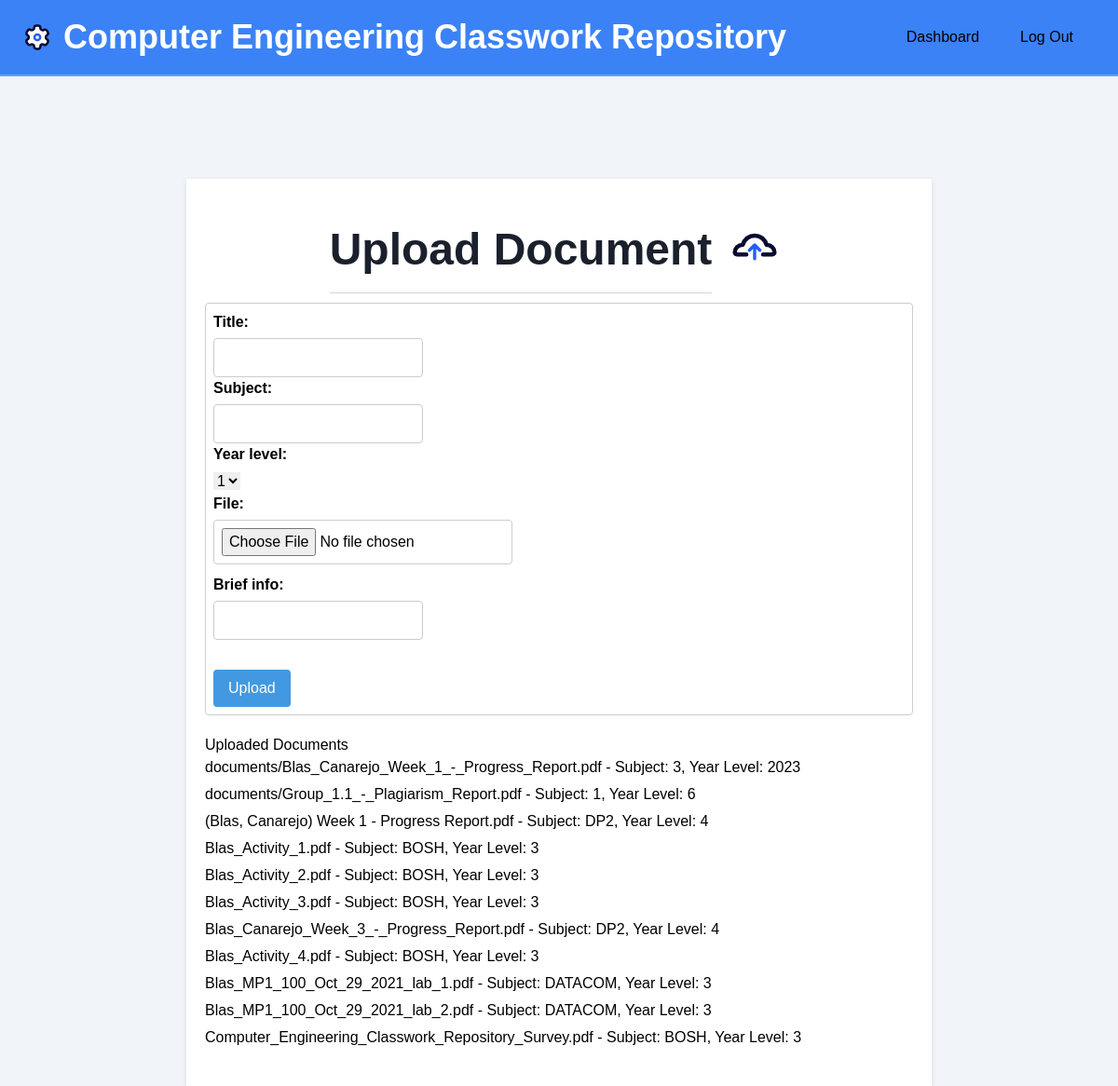
The app's page /profiles/upload/ (signed in), older data.
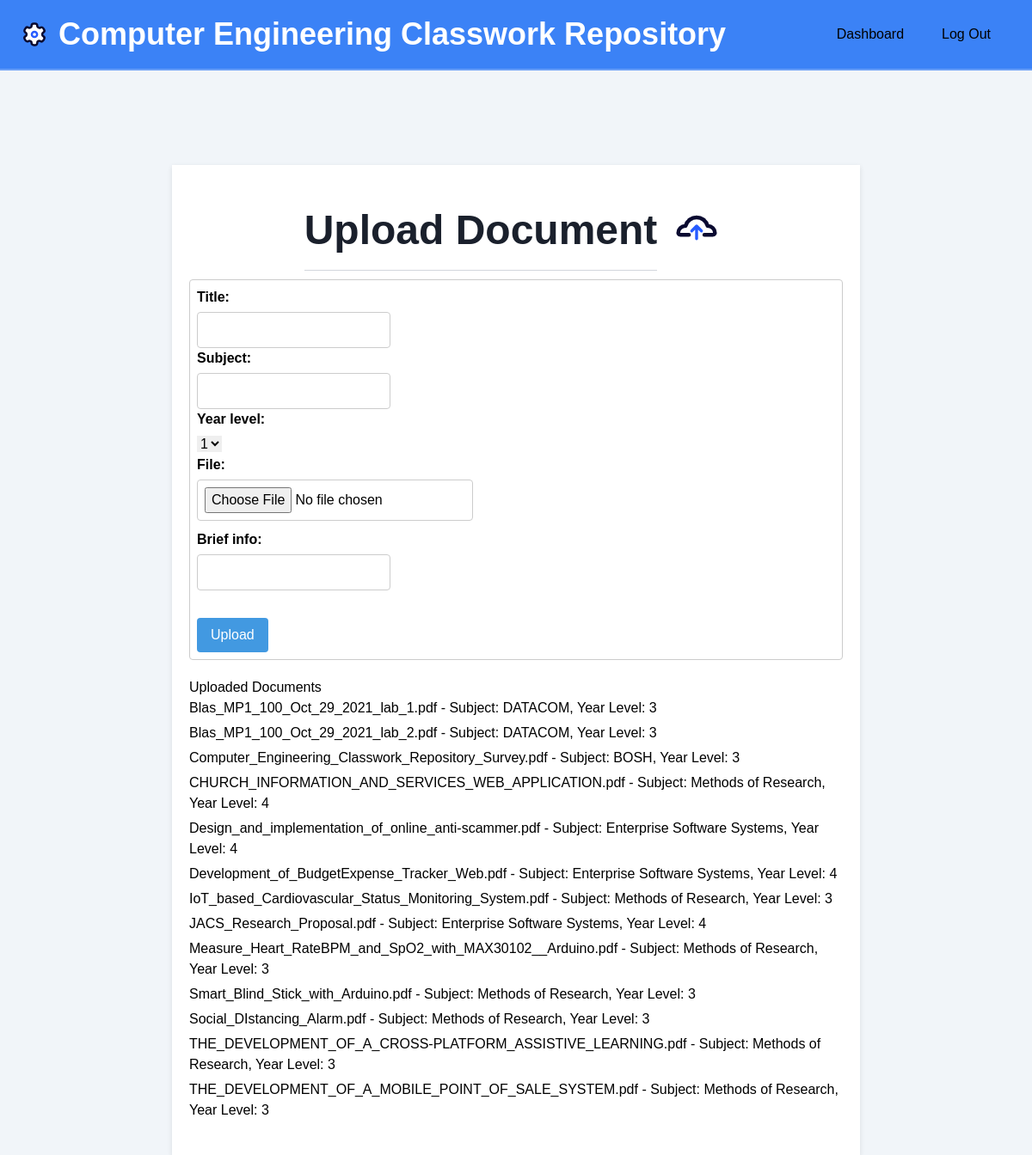
The same page, newer data.
### app/models.py (models this page shows, shortened)
class Document(models.Model):
    title = models.CharField(default = '', max_length=255)
    subject = models.CharField(max_length=100)
    year_level = models.PositiveIntegerField()
    file = models.FileField(upload_to='')
    brief_info = models.CharField(default='', max_length=255)
    embedded_url = models.URLField(blank=True)
    uploader = models.ForeignKey(MyUser, on_delete=models.CASCADE, default=12)

### app/views.py (the view)
# urls.py: path('upload/', views.upload_document, name='upload_document'),
@login_required
def upload_document(request):
    if request.method == 'POST':
        form = DocumentForm(request.POST, request.FILES)
        if form.is_valid():
            form.save()
            return redirect('upload_document')  # Redirect to the upload_document page
    else:
        form = DocumentForm()
    documents = Document.objects.all()
    return render(request, 'upload_document.html', {'form': form, 'documents': documents})

### app/forms.py (shortened to what this page needs)
class DocumentForm(forms.ModelForm):
    YEAR_LEVEL_CHOICES = [
        (1, '1'),
        (2, '2'),
        (3, '3'),
        (4, '4'),
    ]
    year_level = forms.ChoiceField(choices=YEAR_LEVEL_CHOICES)
    class Meta:
        model = Document
        exclude = ('embedded_url', 'uploader')

### theme/templates/upload_document.html (shortened to what this page needs)
{% load static %}
<!DOCTYPE html>
<html>
<head>
    <link rel="stylesheet" href="https://unpkg.com/tailwindcss@2.2.19/dist/tailwind.min.css"/>
</head>
<body>
    <nav id="header" class="fixed w-full z-30 top-0 text-white bg-blue-500">
        <div class="w-full nav-container mx-auto flex flex-wrap items-center justify-between mt-4 py-2">
            <div class="flex items-center">
                <a class="text-white no-underline hover:no-underline font-bold text-2xl lg:text-4xl flex items-center" href="{% url 'home' %}">
                    <span class="inline-block">Computer Engineering Classwork Repository</span>
                </a>
            </div>
            <div class="w-full flex-grow lg:flex lg:items-center lg:w-auto hidden mt-2 lg:mt-0 text-black p-4 lg:p-0 z-20" id="nav-content">
                <ul class="list-reset lg:flex justify-end flex-1 items-center">
                    {% if user.is_authenticated %}
                    <li class="mr-3">
                        <a class="inline-block text-black no-underline hover:text-gray-800 hover:text-underline py-2 px-4" href="{% url 'where-next' %}">Dashboard</a>
                    </li>
                    <li class="mr-3">
                        <a class="inline-block text-black no-underline hover:text-gray-800 hover:text-underline py-2 px-4" href="{% url 'logout' %}">Log Out</a>
                    </li>
                    {% else %}
                    <li class="mr-3">
                        <a class="inline-block text-black no-underline hover:text-gray-800 hover:text-underline py-2 px-4" href="{% url 'login' %}">Log In</a>
                    </li>
                    {% endif %}
                </ul>
            </div>
        </div>
        <hr class="border-b border-gray-100 opacity-25 my-0 py-0" />
    </nav>
    <div class = "pt-48">
    <div class="container">
        <div style="display: flex; align-items: center; justify-content: center;">
            <h1 style="font-size: 48px; font-weight: bold; margin-top: 20px; margin-right: 10px;">Upload Document</h1>
        </div>
        <div class="form-container">
            <form method="POST" enctype="multipart/form-data">
                {{ form.as_p }}
                <div class = "pt-8">
                    <button type="submit"class="margin-right">Upload</button>
                </div>
            </form>
        </div>
        <div class="document-list">
            <h2>Uploaded Documents</h2>
            <ul>
                {% for document in documents %}
                    <li>{{ document.file.name }} - Subject: {{ document.subject }}, Year Level: {{ document.year_level }}</li>
                {% empty %}
                    <li>No documents uploaded yet.</li>
                {% endfor %}
            </ul>
        </div>
    </div>
</div>
</body>
</html>

### theme/templates/upload_document.html (style rules this page uses)
.container { max-width: 1000px; margin: 0 auto; padding: 20px; }
.nav-container { max-width: 1500px; margin: 0 auto; padding: 20px; }
body { background-color: #f1f5f9; font-family: Arial, sans-serif; }
.container { max-width: 800px; margin: 0 auto; padding: 20px; background-color: #ffffff; box-shadow: 0 2px 6px rgba(0, 0, 0, 0.1); }
h1 { color: #1a202c; font-size: 24px; margin-bottom: 10px; padding-bottom: 10px; border-bottom: 1px solid #d2d6dc; text-align: center; }
input { border: 1px solid #ccc; border-radius: 4px; padding: 8px; }
.form-container { margin-bottom: 20px; border: 1px solid #ccc; border-radius: 4px; padding: 8px; }
.form-container label { display: block; font-weight: bold; margin-bottom: 5px; }
.form-container input[type="file"] { margin-bottom: 10px; }
.form-container button { background-color: #4299e1; color: #ffffff; padding: 8px 16px; border: none; border-radius: 4px; cursor: pointer; }
.document-list { margin-bottom: 20px; }
.document-list li { margin-bottom: 5px; }
button { margin-right: 10px; }

Row changes from the older to the newer data that the page shows:
removed Document: file.name "documents/Blas_Canarejo_Week_1_-_Progress_Report.pdf", subject "3", year_level "2023"
removed Document: file.name "documents/Group_1.1_-_Plagiarism_Report.pdf", subject "1", year_level "6"
removed Document: file.name "(Blas, Canarejo) Week 1 - Progress Report.pdf", subject "DP2", year_level "4"
removed Document: file.name "Blas_Activity_1.pdf", subject "BOSH", year_level "3"
removed Document: file.name "Blas_Activity_2.pdf", subject "BOSH", year_level "3"
removed Document: file.name "Blas_Activity_3.pdf", subject "BOSH", year_level "3"
removed Document: file.name "Blas_Canarejo_Week_3_-_Progress_Report.pdf", subject "DP2", year_level "4"
removed Document: file.name "Blas_Activity_4.pdf", subject "BOSH", year_level "3"
added Document: file.name "CHURCH_INFORMATION_AND_SERVICES_WEB_APPLICATION.pdf", subject "Methods of Research", year_level "4"
added Document: file.name "Design_and_implementation_of_online_anti-scammer.pdf", subject "Enterprise Software Systems", year_level "4"
added Document: file.name "Development_of_BudgetExpense_Tracker_Web.pdf", subject "Enterprise Software Systems", year_level "4"
added Document: file.name "IoT_based_Cardiovascular_Status_Monitoring_System.pdf", subject "Methods of Research", year_level "3"
added Document: file.name "JACS_Research_Proposal.pdf", subject "Enterprise Software Systems", year_level "4"
added Document: file.name "Measure_Heart_RateBPM_and_SpO2_with_MAX30102__Arduino.pdf", subject "Methods of Research", year_level "3"
added Document: file.name "Smart_Blind_Stick_with_Arduino.pdf", subject "Methods of Research", year_level "3"
added Document: file.name "Social_DIstancing_Alarm.pdf", subject "Methods of Research", year_level "3"
added Document: file.name "THE_DEVELOPMENT_OF_A_CROSS-PLATFORM_ASSISTIVE_LEARNING.pdf", subject "Methods of Research", year_level "3"
added Document: file.name "THE_DEVELOPMENT_OF_A_MOBILE_POINT_OF_SALE_SYSTEM.pdf", subject "Methods of Research", year_level "3"
